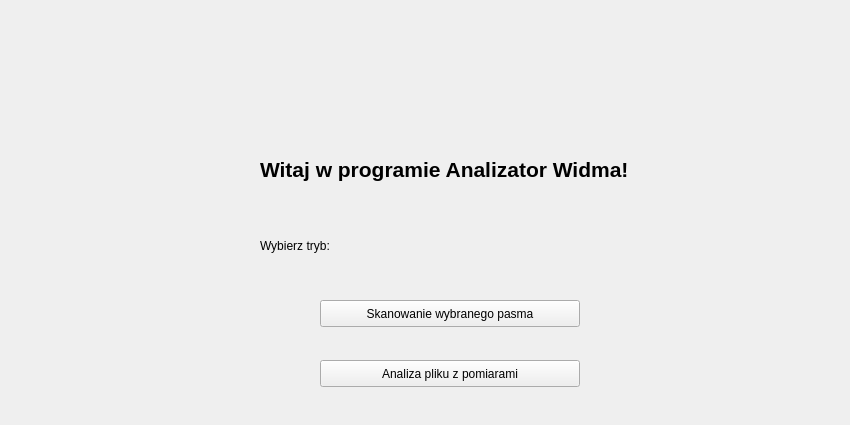
<?xml version="1.0" encoding="UTF-8"?>
<ui version="4.0">
 <class>ModeChoiceFormBase</class>
 <widget class="QWidget" name="ModeChoiceFormBase">
  <property name="geometry">
   <rect>
    <x>0</x>
    <y>0</y>
    <width>850</width>
    <height>425</height>
   </rect>
  </property>
  <property name="windowTitle">
   <string>Form</string>
  </property>
  <widget class="QLabel" name="label">
   <property name="geometry">
    <rect>
     <x>260</x>
     <y>140</y>
     <width>371</width>
     <height>59</height>
    </rect>
   </property>
   <property name="font">
    <font>
     <pointsize>16</pointsize>
     <weight>75</weight>
     <bold>true</bold>
    </font>
   </property>
   <property name="text">
    <string>Witaj w programie Analizator Widma!</string>
   </property>
  </widget>
  <widget class="QLabel" name="label_2">
   <property name="geometry">
    <rect>
     <x>260</x>
     <y>230</y>
     <width>364</width>
     <height>31</height>
    </rect>
   </property>
   <property name="text">
    <string>Wybierz tryb:</string>
   </property>
   <property name="wordWrap">
    <bool>false</bool>
   </property>
  </widget>
  <widget class="QPushButton" name="choose_file_button">
   <property name="geometry">
    <rect>
     <x>320</x>
     <y>360</y>
     <width>260</width>
     <height>27</height>
    </rect>
   </property>
   <property name="text">
    <string>Analiza pliku z pomiarami</string>
   </property>
  </widget>
  <widget class="QPushButton" name="scan_bandwidth_button">
   <property name="geometry">
    <rect>
     <x>320</x>
     <y>300</y>
     <width>260</width>
     <height>27</height>
    </rect>
   </property>
   <property name="autoFillBackground">
    <bool>false</bool>
   </property>
   <property name="text">
    <string>Skanowanie wybranego pasma</string>
   </property>
  </widget>
 </widget>
 <resources/>
 <connections/>
</ui>
